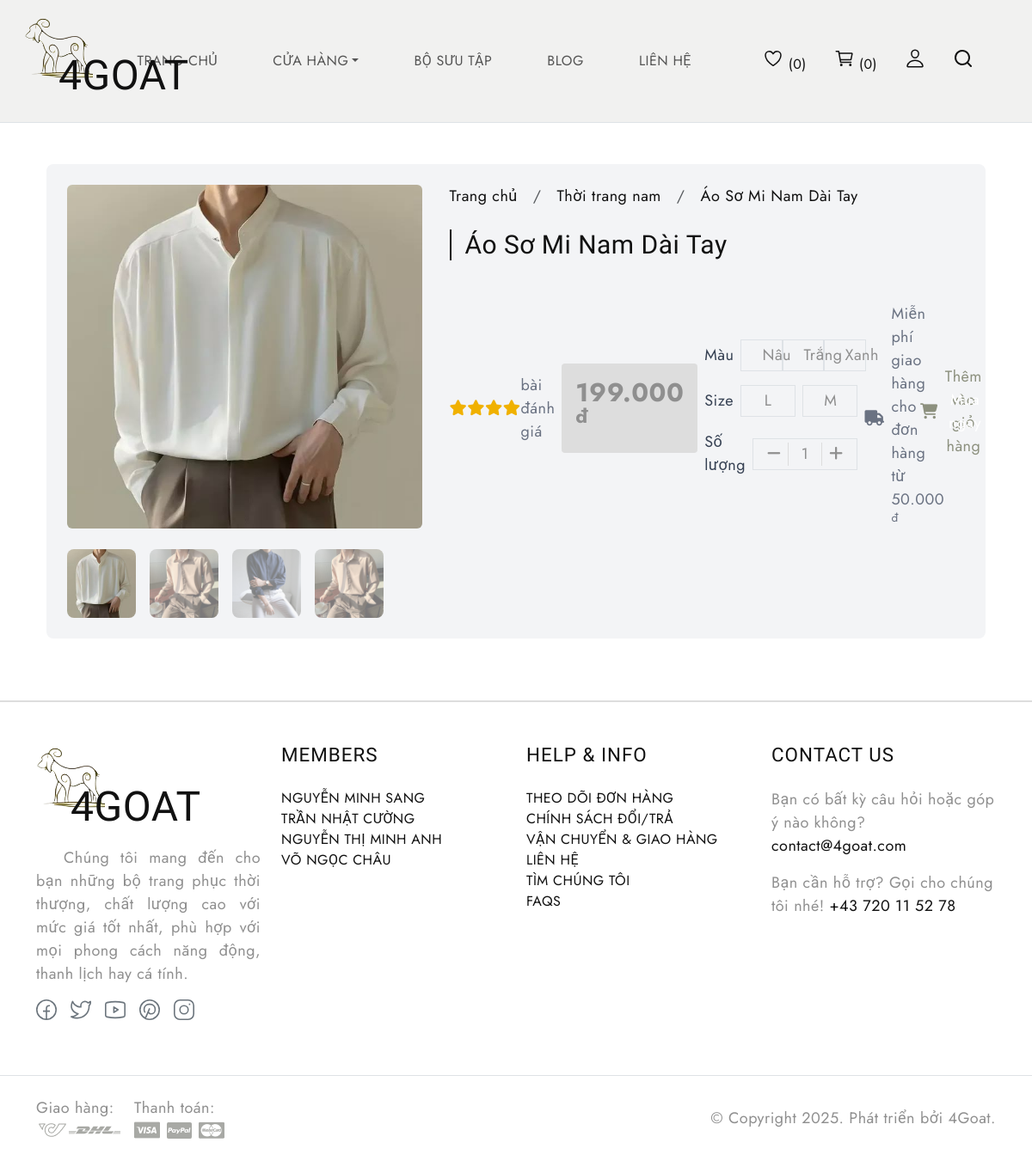
/index.php?p=detail&id=1, run on the app's committed database.
### tables this page shows
CREATE TABLE `product` (
  `productID` int(11) NOT NULL,
  `productName` varchar(50) NOT NULL,
  `categoryID` int(11) NOT NULL,
  `brandID` int(11) DEFAULT 0,
  `collecttionID` int(11) DEFAULT 0,
  `sex` tinyint(4) NOT NULL DEFAULT 0,
  `price` decimal(10,2) NOT NULL,
  `image` varchar(100) NOT NULL,
  `variant` tinyint(4) NOT NULL DEFAULT 1,
  `status` tinyint(4) DEFAULT 1
);

### model/mProduct.php (called while the page is built, shortened)
<?php
    class mProduct {
        public function mGetProductByID($productID) {
            $db = new tmdt();
            $conn = $db->connect();
            $sql = "SELECT *, GROUP_CONCAT(DISTINCT PD.color) AS colors, GROUP_CONCAT(DISTINCT PD.size) AS sizes FROM product P JOIN product_detail PD ON P.productID = PD.productID JOIN category C ON P.categoryID = C.categoryID WHERE P.productID = $productID GROUP BY PD.productID";
            $result = $conn->query($sql);
            if ($result->num_rows > 0)
                return $result;
            else return null;
        }
        public function mGetStarRate($productID) {
            $db = new tmdt();
            $conn = $db->connect();
            $sql = "SELECT AVG(rate) AS AvgRate, COUNT(rate) AS CountRV FROM review WHERE productID = $productID GROUP BY productID";
            $result = $conn->query($sql);
            if ($result->num_rows > 0)
                return $result;
            else return null;
        }
    }
?>

### controller/cProduct.php (called while the page is built, shortened)
<?php
    class cProduct extends mProduct {
        public function cGetProductByID($productID) {
            if ($this->mGetProductByID($productID) != null) {
                return $this->mGetProductByID($productID);
            } else return 0;
        }
        public function cGetStarRate($productID) {
            if ($this->mGetStarRate($productID) != null) {
                return $this->mGetStarRate($productID);
            } else return 0;
        }
    }
?>

### view/page/detail/index.php (the view, shortened to what this page needs)
<html lang="en">
<?php
if (isset($_GET["id"]))
    $productID = (int) $_GET["id"];
$result = $ctrlProduct->cGetProductByID($productID);
if ($result != 0)
    $row = $result->fetch_assoc();
?>
<section class="bg-white pt-12 pb-6 bg-light">
    <div class="container mx-auto px-4">
        <div class="flex flex-col lg:flex-row space-y-8 lg:space-y-0 lg:space-x-8 p-4 bg-gray-100 rounded-lg">
            <div class="flex-1">
                <div class="rounded-lg">
                    <?php
                    echo '<img alt="' . $row["productName"] . '" class="w-full h-[400px] rounded-md" src="src/images/products/' . $row["image"] . '_1.png"/>';
                    ?>
                </div>
                <div class="flex space-x-4 mt-4">
                    <?php
                    for ($i = 0; $i < 4; $i++) {
                        echo '<img alt="' . $row["productName"] . '" class="w-20 h-20 object-cover rounded-lg cursor-pointer ' . ($i + 1 != 1 ? "opacity-50" : "") . '" src="src/images/products/' . $row["image"] . '_' . ($i + 1) . '.png" />';
                    }
                    ?>
                </div>
            </div>
            <div class="flex-1">
                <form action="" method="POST">
                    <div class="space-y-4">
                        <nav aria-label="breadcrumb">
                            <ol class="breadcrumb">
                                <li class="breadcrumb-item"><a href="index.php">Trang chủ</a></li>
                                <li class="breadcrumb-item"><a href="index.php?c=<?= $row["sex"] ?>">Thời
                                        trang<?= ($row["sex"] == 1 ? " nam" : " nữ") ?></a></li>
                                <li class="breadcrumb-item acive" aria-current="page"><a
                                        href="#"><?= $row["productName"] ?></a>
                                </li>
                            </ol>
                        </nav>
                        <h1 class="text-3xl! font-bold border-l-2 pl-4">
                            <?= $row["productName"] ?>
                        </h1>
                        <div id="rating" class="flex items-center space-x-2">
                            <?php
                            $resultReview = $ctrlProduct->cGetStarRate($productID);
                            if (isset($resultReview->num_rows) > 0) {
                                echo '<div class="flex items-center">';
                                while ($rowReview = $resultReview->fetch_assoc()) {
                                    list($rate, $dec) = explode(".", round(number_format($rowReview["AvgRate"], 1, ",", ".") * 2) / 2);
                                    for ($i = 0; $i < (int) $rate; $i++)
                                        echo '<i class="fas fa-star text-yellow-500"></i>';
                                }
                            }
                            ?>
                            <span class="text-gray-500">
                                <?= ($resultReview->num_rows > 0 ? $rowReview["CountRV"] : "Chưa có") ?> bài đánh giá
                            </span>
                        </div>
                        <div class="text-3xl font-bold">
                            <p class="m-0 p-3 rounded-sm bg-[#DDD]">
                                <?php echo number_format($row["price"], 0, ",", ".") ?>
                                <sup>đ</sup>
                            </p>
                        </div>
                        <div class="space-y-4">
                            <div class="flex items-center space-x-2">
                                <span class="text-gray-700">
                                    Màu
                                </span>
                                <div class="grid grid-cols-<?php
                                $colors = explode(",", $row["colors"]);
                                echo count($colors);
                                ?> gap-2">
                                    <?php
                                    foreach ($colors as $c) {
                                        echo '<button type="button" data-id="' . $row["productID"] . '" name="btncolor" value="' . $c . '" class="color border rounded-lg py-1 px-4' . (isset($_SESSION["selected"]["color"]) && $_SESSION["selected"]["color"] == $c ? " bg-blue-400 text-white" : "") . '">' . $c . '</button>';
                                    }
                                    ?>
                                </div>
                            </div>
                            <div class="flex items-center space-x-2">
                                <span class="text-gray-700">
                                    Size
                                </span>
                                <div class="grid grid-cols-<?php
                                $sizes = explode(",", $row["sizes"]);
                                echo count($sizes);
                                ?> gap-2">
                                    <?php
                                    foreach ($sizes as $s) {
                                        echo '<button type="button" data-id="' . $row["productID"] . '" name="btnsize" value="' . $s . '" class="size border rounded-lg py-1 px-4' . (isset($_SESSION["selected"]["size"]) && $_SESSION["selected"]["size"] == $s ? " bg-blue-400 text-white" : "") . '">' . $s . '</button>';
                                    }
                                    ?>
                                </div>
                            </div>
                            <div class="flex items-center space-x-2">
                                <span class="text-gray-700">
                                    Số lượng
                                </span>
                                <div class="flex items-center justify-center space-x-2 px-2 py-1 border border-[#DDD]">
                                    <button type="button" class="decrease px-2"><i
                                            class="fa-solid fa-minus"></i></button>
                                    <input type="number" value="<?php
                                    if (isset($_SESSION["customer"])) {
                                        $resultCart = $ctrlCart->cGetCartByIDs($row["productID"], $_SESSION["customer"][2]);
                                    if ($resultCart->num_rows > 0) {
                                        $rowCart = $resultCart->fetch_assoc();
                                        echo $rowCart["quantity"];
                                    } else
                                        echo 1;
                                    } else echo 1;
                                    ?>" name="quantity"
                                        class="quantity w-10 text-center border-l border-r border-[#DDD]">
                                    <button type="button" class="increase px-2"><i
                                            class="fa-solid fa-plus"></i></button>
                                </div>
                            </div>
                        </div>
                        <div class="flex items-center space-x-2 text-gray-500 mt-4">
                            <i class="fas fa-truck">
                            </i>
                            <span>
                                Miễn phí giao hàng cho đơn hàng từ 50.000 <sup>đ</sup>
                            </span>
                        </div>
                        <div class="grid grid-cols-2 gap-x-4 mt-2">
                            <button type="submit" name="btnaddcart"
                                class="w-full text-[#8c907e] bg-gray-200 py-3 rounded-lg flex items-center justify-center space-x-2">
                                <i class="fas fa-shopping-cart">
                                </i>
                                <span>
                                    Thêm vào giỏ hàng
                                </span>
                            </button>
                            <button type="submit" name="btnnext"
                                class="w-full bg-[#8c907e] text-white py-3 rounded-lg flex items-center justify-center space-x-2">
                                <span>
                                    Mua ngay
                                </span>
                            </button>
                        </div>
                    </div>
                </form>
            </div>
        </div>
    </div>
</section>
</body>
</html>

### src/css/style.css (style rules this page uses)
body { --heading-font: "Marcellus", Roboto, sans-serif; --heading-font-weight: 400; --heading-color: #111; --heading-line-height: 1.24; --swiper-theme-color: #8c907e; --bs-body-font-family: "Jost", Roboto, sans-serif; --bs-body-font-size: 18px; --bs-body-font-weight: 400; --bs-body-line-height: 1.5; --bs-body-color: #8f8f8f; --bs-body-color-rgb: 143, 143, 143; --bs-primary: #8c907e; --bs-secondary: #6c757d; --bs-black: #111; --bs-light: #f1f1f0; --bs-dark: #212529; --bs-gray: #9aa1a7; --bs-gray-dark: #51565b; --bs-primary-rgb: 140, 144, 126; --bs-secondary-rgb: 108, 117, 125; --bs-black-rgb: 17, 17, 17; --bs-light-rgb: 241, 241, 240; --bs-dark-rgb: 33, 37, 41; --bs-link-color: #111; --bs-link-color-rgb: 17, 17, 17; --bs-link-decoration: underline; --bs-link-hover-color: #111; --bs-link-hover-color-rgb: 17, 17, 17; }
body { letter-spacing: 0.03rem; }
h1, .h1, h2, .h2, h3, .h3, h4, .h4, h5, .h5, h6, .h6 { font-family: var(--heading-font); font-weight: var(--heading-font-weight); color: var(--heading-color); line-height: var(--heading-line-height); }
h1, h2, h3 { margin: 25px 0; }
h1, .h1 { font-size: 4.5rem; }
a { text-decoration: none; }
.breadcrumb { --bs-breadcrumb-item-padding-x: 1em; }
.text-white { --heading-color: var(--bs-light); --bs-breadcrumb-item-active-color: var(--bs-light); --bs-breadcrumb-divider-color: var(--bs-light); --bs-link-color-rgb: var(--bs-light-rgb); --bs-link-hover-color-rgb: var(--bs-light-rgb); }

### view/layout/header.php (style rules this page uses)
input[type=number] { -moz-appearance: textfield; }

### view/page/detail/index.php (style rules this page uses)
input[type=number] { -moz-appearance: textfield; }

### data on the page
product: image (picture), productName "Áo Sơ Mi Nam Dài Tay", price "199.000"

### other printed values
$c "Nâu"
$c "Trắng"
$c "Xanh"
$s "L"
$s "M"
